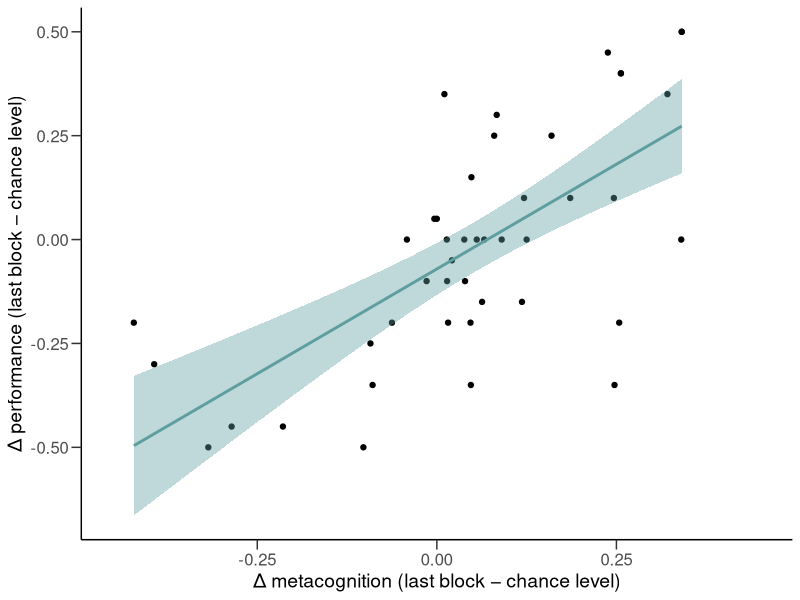
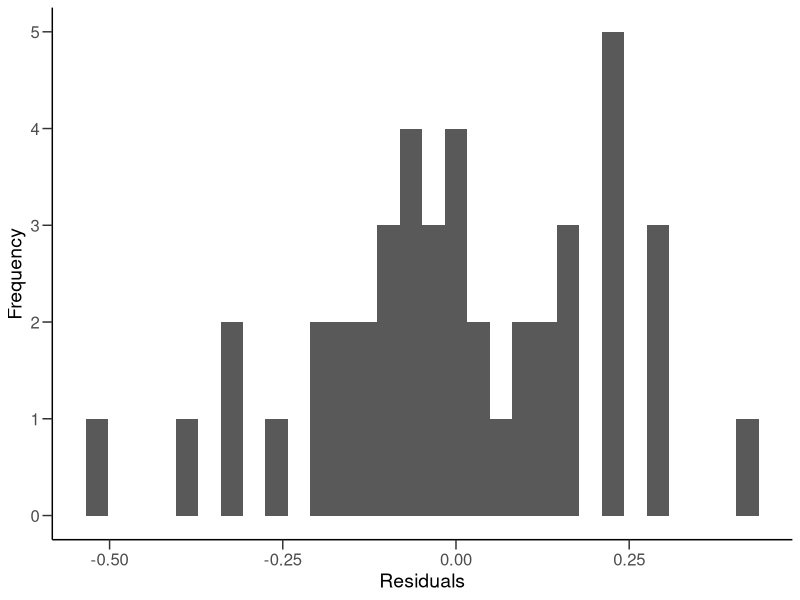
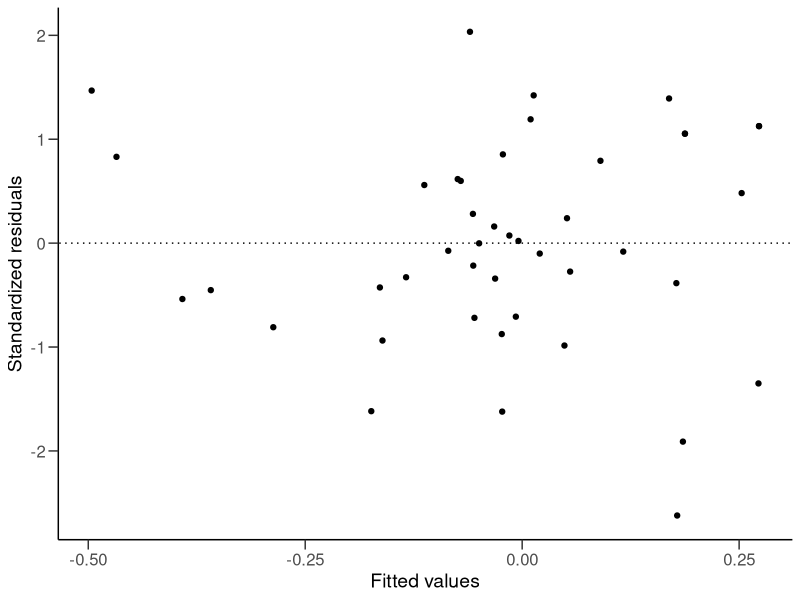
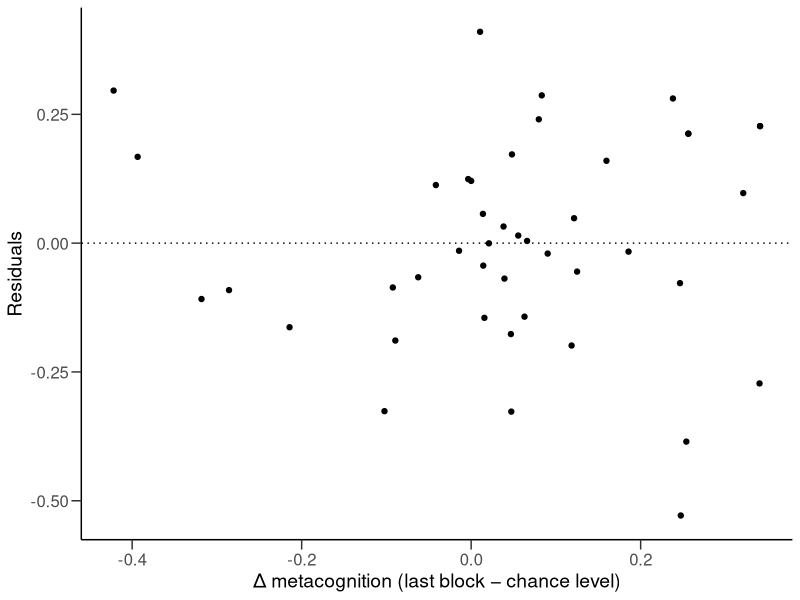

These charts were generated, in order, by the following R code:
library(tidyverse)
library(lmtest)

# load data
data <- read.csv2('data.csv')
nsubj <- max(data$nsubj)


# perform substraction to chance level
deltameta <- rep(NA,nsubj)
deltaperf <- rep(NA,nsubj)

for(i in 1:nsubj){
  subj <- data[data$nsubj==i,]
  deltameta[i] <- unique(subj[subj$block == 5,]$metacogbyblock5) - 0.5
  deltaperf[i] <- mean(subj[subj$block==5,]$adv_choice) - 0.5

}

d <- data.frame(deltametacog = deltameta, deltaperf= deltaperf)

# plot regression
ggplot(data=d, mapping=aes(x=deltametacog,y=deltaperf))+
  geom_point()+
  geom_smooth(method='glm', col='cadetblue', fill='cadetblue')+ 
  ylab('\u0394 performance (last block \u2212 chance level)')+
  xlab('\u0394 metacognition (last block \u2212 chance level)')+
  theme_classic()+
  xlim(c(-0.45, 0.45))+
  theme(axis.text=element_text(size=12),
        axis.title=element_text(size=14),
        axis.ticks.length=unit(.25, "cm"))

m <- lm(deltaperf ~ deltametacog, data=d)

# check normality
ggplot(data= as.data.frame(m$residuals),aes(x=m$residuals)) + 
  geom_histogram()+
  xlab('Residuals')+
  ylab('Frequency')+
  theme_classic()+
  theme(axis.text=element_text(size=12),
        axis.title=element_text(size=14),
        axis.ticks.length=unit(.25, "cm"))

shapiro.test(m$residuals)

# check homocedasticidy in standardized residuals
bptest(m)
std_residuals <- (m$residuals - mean(m$residuals)) / sd(m$residuals)
assumptions <- data.frame(res = m$residuals, std_res = std_residuals, 
                          fitval = m$fitted.values, pred = deltameta)

ggplot(data=assumptions, aes(x=fitval, y=std_res))+
  geom_point()+ 
  geom_abline(slope = 0, intercept = 0, lty=3)+
  xlab('Fitted values')+
  ylab('Standardized residuals')+
  theme_classic()+
  theme(axis.text=element_text(size=12),
        axis.title=element_text(size=14),
        axis.ticks.length=unit(.25, "cm"))

# check need for non-linear model
ggplot(data=assumptions, aes(x=pred, y=res))+
  geom_point()+
  geom_abline(slope = 0, intercept = 0, lty=3)+
  xlab('\u0394 metacognition (last block \u2212 chance level)')+
  ylab('Residuals')+
  theme_classic()+
  theme(axis.text=element_text(size=12),
        axis.title=element_text(size=14),
        axis.ticks.length=unit(.25, "cm"))

